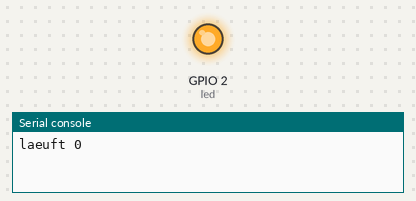
Bench run of a program on a simulated ESP32 board running MicroPython. Parts: output pins drawn as LEDs (lit = HIGH), the last lines printed to the serial console.

Above: at 0.5 s.
At 5.0 s:
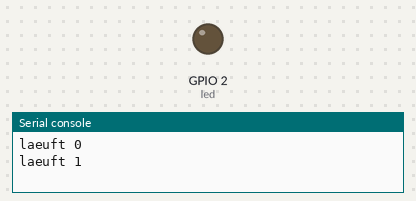
Timing chart, 0 to 6.9 s (numbered marks = the images above):
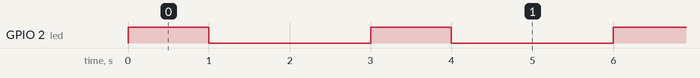

Measured:
- by itself, GPIO 2 (led): alternates HIGH for 1.0 s and LOW for 2.0 s

The program:

sw01_LED_blink.py
```python
# mpremote connect COM3 run .\sw01_LED_blink.py
# Dieses Skript blinkt die eingebaute LED des ESP32 (meistens auf GPIO2)
from machine import Pin
import time

# Blink the on-board LED (GPIO2) and an external LED (GPIO8) every second
# LED ist bei ESP32 meistens auf GPIO2,
# oder auf GPIO8. Das kann je nach Board variieren.
led =  Pin(2, Pin.OUT)
#led2 = Pin(4, Pin.OUT)
i = 0
while True:
    print("laeuft", i)
    i+=1
    led.value(1)
    #led2.value(1)
    time.sleep(1.0)

    led.value(0)
    #led2.value(0)
    time.sleep(2.0)
```
